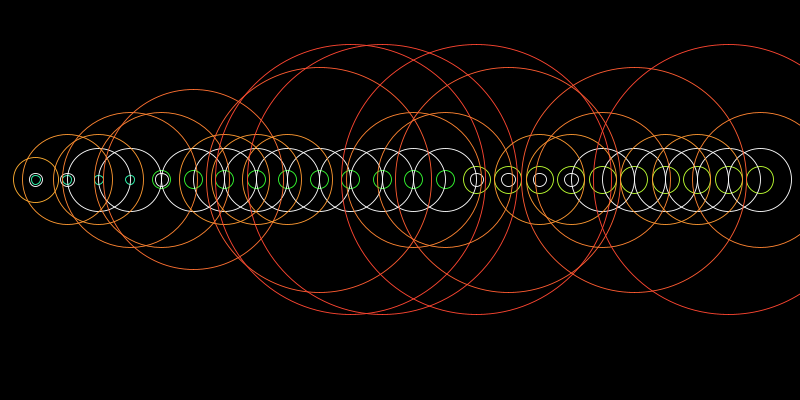
Frame 1 (no input)
Frame 60 (the mouse pressed at the canvas centre just before this capture): identical to frame 1, image omitted
Frame 120 (the mouse held since frame 60 and released just before this capture): identical to frame 1, image omitted

The Processing sketch that drew this single still picture (run headless with seeded random() and noise(); from frame 60 on, the mouse is pressed at the canvas centre):

// Processing sketch: processing_46324
// ── processing_46324.pde



int x, y;

void setup()
{
  size(800, 400);
  /*color*/
  colorMode(HSB);
  smooth();
  noFill();
  x = height/2;
  y = 40;

}

void draw() {
  background(0);
  strokeWeight(1);
  scale(0.9);

  //creates map


  /// *****age***** ///
  int[] y_numbers = { 
    1, 1, 1, 1, 2, 2, 2, 2, 2, 2, 2, 2, 2, 2, 3, 3, 3, 3, 3, 3, 3, 3, 3, 3
  };
  for (int i=0; i<y_numbers.length; i++)
  {
    stroke( map(y_numbers[i], 0, 5, 140, 0), 205, 255);
    ellipse(y+i*35, x, y_numbers[i]*10, y_numbers[i]*10); /*this scales*/
  }

//  /// *****gender***** ///
//  int[] g_numbers = { 
//    1, 1, 2, 2, 2, 1, 1, 1, 1, 1, 2, 2, 2, 2, 1, 1, 2, 2, 1, 2, 2, 2, 2, 2
//  };
//  for (int j=0; j<g_numbers.length; j++)
//  {
//    stroke( map(g_numbers[j], 0, 5, 140, 0), 205, 255);
//    ellipse(y+j*40, x, -g_numbers[j]*30, -g_numbers[j]*30); /*this scales*/
//  }

  /// *****answers***** ///
  int[] a_numbers = { 
    1, 1, 2, 2, 1, 2, 2, 2, 2, 2, 2, 2, 2, 2, 1, 1, 1, 1, 2, 2, 2, 2, 2, 2
  };
  for (int k=0; k<a_numbers.length; k++)
  {
    if (a_numbers[k]==1)
    {
      stroke(250, 0, 255);
      ellipse(y+k*35, x, a_numbers[k]*15, a_numbers[k]*15);
    }

    if (a_numbers[k]==2)
    {
      stroke(250, 0, 255);
      ellipse(y+k*35, x, a_numbers[k]*35, a_numbers[k]*35); /*this scales*/
    }
  }

    /// *****song***** ///
    int[] s_numbers = {
      1, 2, 2, 3, 3, 4, 2, 2, 2, 5, 6, 6, 3, 3, 6, 5, 2, 2, 3, 5, 2, 2, 6, 3
    };
    for (int l=0; l<s_numbers.length; l++)
    {
      stroke( map(s_numbers[l], 0, 7, 30, 0), 205, 255);
      ellipse(y+l*35, x, s_numbers[l]*50, s_numbers[l]*50); /*this scales*/
    }
  
  } // end of draw
